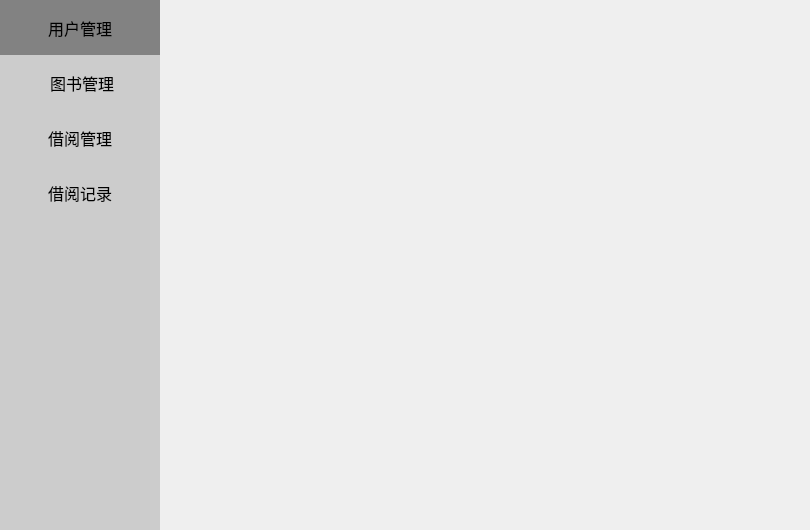
<?xml version="1.0" encoding="UTF-8"?>
<ui version="4.0">
 <class>admin</class>
 <widget class="QMainWindow" name="admin">
  <property name="geometry">
   <rect>
    <x>0</x>
    <y>0</y>
    <width>810</width>
    <height>530</height>
   </rect>
  </property>
  <property name="windowTitle">
   <string>图书管理系统</string>
  </property>
  <widget class="QWidget" name="centralwidget">
   <property name="styleSheet">
    <string notr="true">QWidget#tool QPushButton{min-height:55px;font-size:16px;border:none;}
QWidget#tool {background-color:rgb(204,204,204);}
QWidget#tool QPushButton:checked{background-color:rgb(130, 130, 130);}
</string>
   </property>
   <layout class="QGridLayout" name="gridLayout_2">
    <property name="leftMargin">
     <number>0</number>
    </property>
    <property name="topMargin">
     <number>0</number>
    </property>
    <property name="rightMargin">
     <number>0</number>
    </property>
    <property name="bottomMargin">
     <number>0</number>
    </property>
    <property name="spacing">
     <number>0</number>
    </property>
    <item row="0" column="1">
     <widget class="QStackedWidget" name="stackedWidget"/>
    </item>
    <item row="0" column="0">
     <widget class="QWidget" name="tool" native="true">
      <property name="minimumSize">
       <size>
        <width>160</width>
        <height>0</height>
       </size>
      </property>
      <property name="maximumSize">
       <size>
        <width>160</width>
        <height>16777215</height>
       </size>
      </property>
      <property name="styleSheet">
       <string notr="true">QWidget{back-ground-color=gray}</string>
      </property>
      <layout class="QGridLayout" name="gridLayout">
       <property name="leftMargin">
        <number>0</number>
       </property>
       <property name="topMargin">
        <number>0</number>
       </property>
       <property name="rightMargin">
        <number>0</number>
       </property>
       <property name="bottomMargin">
        <number>0</number>
       </property>
       <property name="spacing">
        <number>0</number>
       </property>
       <item row="0" column="0">
        <widget class="QPushButton" name="user_btn">
         <property name="text">
          <string>用户管理</string>
         </property>
         <property name="checkable">
          <bool>true</bool>
         </property>
         <property name="checked">
          <bool>true</bool>
         </property>
         <attribute name="buttonGroup">
          <string notr="true">buttonGroup</string>
         </attribute>
        </widget>
       </item>
       <item row="1" column="0">
        <widget class="QPushButton" name="book_btn">
         <property name="text">
          <string> 图书管理</string>
         </property>
         <property name="checkable">
          <bool>true</bool>
         </property>
         <attribute name="buttonGroup">
          <string notr="true">buttonGroup</string>
         </attribute>
        </widget>
       </item>
       <item row="2" column="0">
        <widget class="QPushButton" name="borrow_btn">
         <property name="text">
          <string>借阅管理</string>
         </property>
         <property name="checkable">
          <bool>true</bool>
         </property>
         <attribute name="buttonGroup">
          <string notr="true">buttonGroup</string>
         </attribute>
        </widget>
       </item>
       <item row="3" column="0">
        <widget class="QPushButton" name="borrow_record_btn">
         <property name="text">
          <string>借阅记录</string>
         </property>
         <property name="checkable">
          <bool>true</bool>
         </property>
         <attribute name="buttonGroup">
          <string notr="true">buttonGroup</string>
         </attribute>
        </widget>
       </item>
       <item row="4" column="0">
        <spacer name="verticalSpacer">
         <property name="orientation">
          <enum>Qt::Vertical</enum>
         </property>
         <property name="sizeHint" stdset="0">
          <size>
           <width>20</width>
           <height>277</height>
          </size>
         </property>
        </spacer>
       </item>
      </layout>
     </widget>
    </item>
   </layout>
  </widget>
 </widget>
 <resources/>
 <connections/>
 <buttongroups>
  <buttongroup name="buttonGroup"/>
 </buttongroups>
</ui>
